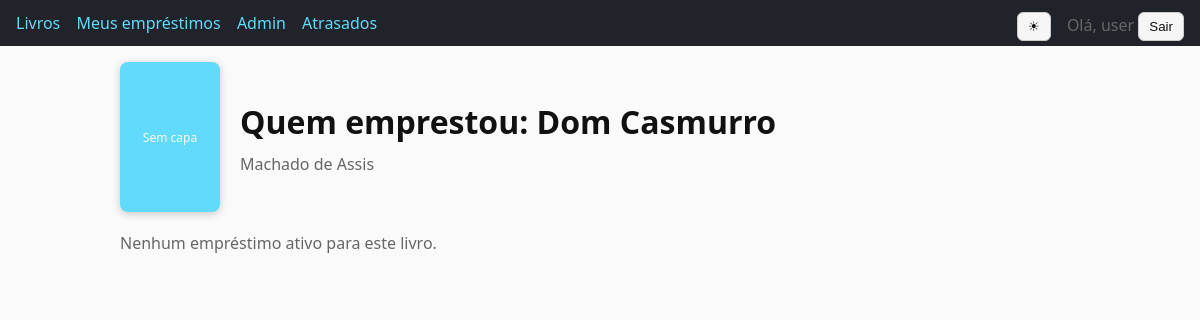
Before: /staff/book/2/borrowers/ (signed in) with the older database file.
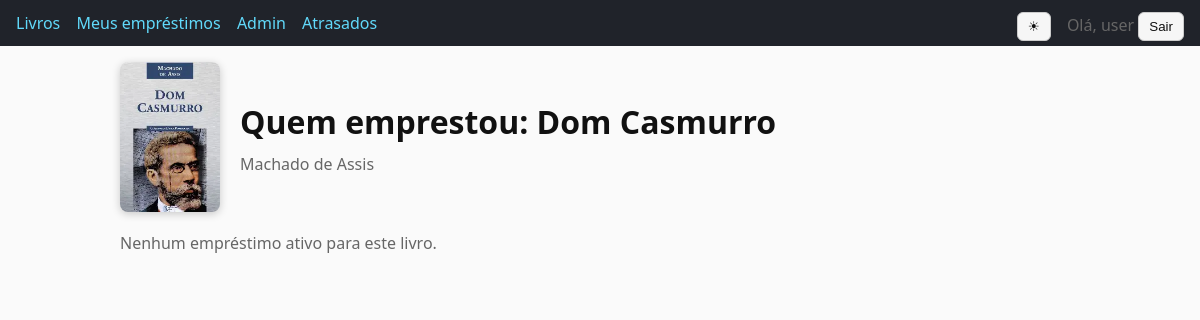
After: the same page with the newer database file.
### catalog/models.py (models this page shows, shortened)
class Book(models.Model):
	title = models.CharField(max_length=255)
	author = models.CharField(max_length=255)
	isbn = models.CharField(max_length=13, unique=True)
	copies_total = models.PositiveIntegerField(default=1)
	image = models.ImageField(upload_to='book_covers/', blank=True, null=True)
	created_at = models.DateTimeField(auto_now_add=True)
	class Meta:
		ordering = ["title"]

### catalog/views.py (the view)
# urls.py: path("staff/book/<int:book_id>/borrowers/", views.admin_book_borrowers, name="admin_book_borrowers"),
@user_passes_test(_is_staff)
def admin_book_borrowers(request: HttpRequest, book_id: int) -> HttpResponse:
	book = get_object_or_404(Book, id=book_id)
	active_loans = Loan.objects.filter(book=book, returned_at__isnull=True).select_related("user")
	return render(request, "catalog/admin_book_borrowers.html", {"book": book, "active_loans": active_loans})

### catalog/views.py (called while the page is built)
def _is_staff(user):
	return user.is_authenticated and user.is_staff

### templates/catalog/admin_book_borrowers.html (shortened to what this page needs)
{% extends 'base.html' %}
{% block content %}
  <div style="display: flex; align-items: center; gap: 20px; margin-bottom: 20px;">
    {% if book.image %}
      <img src="{{ book.image.url }}" alt="Capa de {{ book.title }}" style="width: 100px; height: 150px; object-fit: cover; border-radius: 8px; box-shadow: 0 2px 8px rgba(0,0,0,0.2);">
    {% else %}
      <div style="width: 100px; height: 150px; background: var(--accent); border-radius: 8px; display: flex; align-items: center; justify-content: center; color: var(--bg); font-size: 12px; text-align: center; box-shadow: 0 2px 8px rgba(0,0,0,0.2);">Sem capa</div>
    {% endif %}
    <div>
      <h1 style="margin: 0 0 10px 0;">Quem emprestou: {{ book.title }}</h1>
      <p style="margin: 0; color: var(--muted);">{{ book.author }}</p>
    </div>
  </div>
  {% if active_loans %}
    <ul>
      {% for loan in active_loans %}
        <li>{{ loan.user.get_username }} — desde {{ loan.borrowed_at|date:'d/m/Y H:i' }}, devolução {{ loan.due_date|date:'d/m/Y' }}</li>
      {% endfor %}
    </ul>
  {% else %}
    <p class="muted">Nenhum empréstimo ativo para este livro.</p>
  {% endif %}
{% endblock %}

Changed rows visible on the page:
changed Book "Dom Casmurro": image: picture added
Other visible differences:
text no longer shown: "Sem capa"
